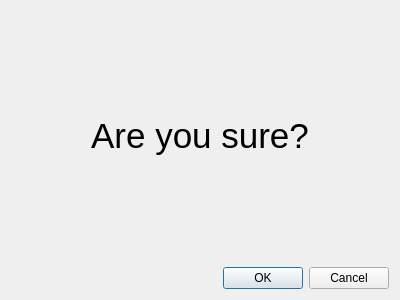
<?xml version="1.0" encoding="UTF-8"?>
<ui version="4.0">
 <class>SureDialog</class>
 <widget class="QDialog" name="SureDialog">
  <property name="geometry">
   <rect>
    <x>0</x>
    <y>0</y>
    <width>400</width>
    <height>300</height>
   </rect>
  </property>
  <property name="windowTitle">
   <string>Dialog</string>
  </property>
  <layout class="QVBoxLayout" name="verticalLayout_2">
   <item>
    <layout class="QVBoxLayout" name="verticalLayout">
     <item>
      <widget class="QLabel" name="label">
       <property name="font">
        <font>
         <pointsize>26</pointsize>
        </font>
       </property>
       <property name="text">
        <string>Are you sure?</string>
       </property>
       <property name="alignment">
        <set>Qt::AlignCenter</set>
       </property>
      </widget>
     </item>
     <item>
      <layout class="QHBoxLayout" name="horizontalLayout">
       <item>
        <spacer name="horizontalSpacer">
         <property name="orientation">
          <enum>Qt::Horizontal</enum>
         </property>
         <property name="sizeHint" stdset="0">
          <size>
           <width>40</width>
           <height>20</height>
          </size>
         </property>
        </spacer>
       </item>
       <item>
        <widget class="QPushButton" name="okButton">
         <property name="text">
          <string>OK</string>
         </property>
        </widget>
       </item>
       <item>
        <widget class="QPushButton" name="cancelButton">
         <property name="text">
          <string>Cancel</string>
         </property>
        </widget>
       </item>
      </layout>
     </item>
    </layout>
   </item>
  </layout>
 </widget>
 <resources/>
 <connections/>
</ui>
